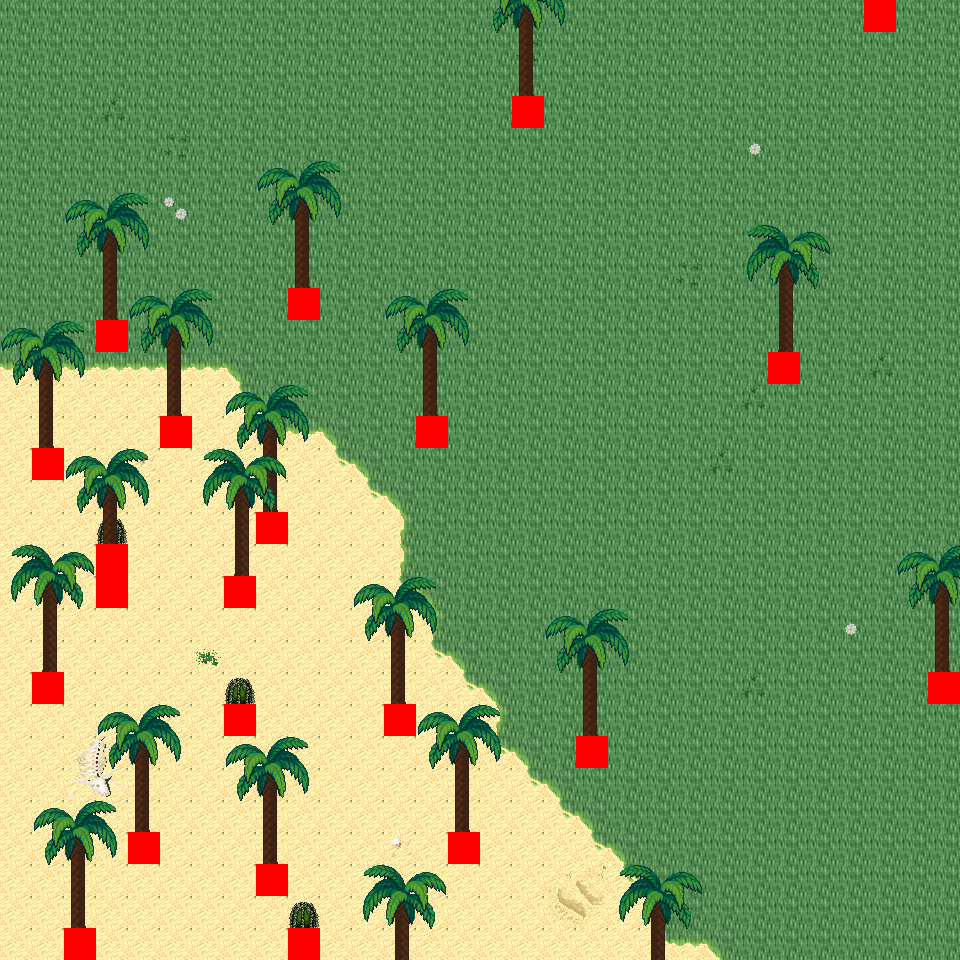

This is a level from a 2D game, rendered from its Tiled map with the project's own tilesets. A one-line summary and the map file follow, with tile-layer data summarised:
An orthogonal 30x30 tile map with 32x32 px tiles, 6 tile layers (Ground, Object, Object2, Above, ...), 27 tilesets and 7 objects (7x mapExit).

<map version="1.0" orientation="orthogonal" renderorder="right-down" width="30" height="30" tilewidth="32" tileheight="32" nextobjectid="8">
  <tileset firstgid="1" name="tileset_logic_collision" tilewidth="32" tileheight="32" tilecount="1" columns="1">
    <image source="../drawable/tileset_logic_collision.png" width="32" height="32" />
  </tileset>
  <tileset firstgid="2" name="tileset_ground_ground" tilewidth="32" tileheight="32" tilecount="33" columns="3">
    <image source="../drawable/tileset_ground_ground.png" width="96" height="352" />
  </tileset>
  <tileset firstgid="35" name="tileset_ground_water_pool" tilewidth="32" tileheight="32" tilecount="72" columns="3">
    <image source="../drawable/tileset_ground_water_pool.png" width="96" height="768" />
  </tileset>
  <tileset firstgid="107" name="tileset_ground_water_pool_corners" tilewidth="32" tileheight="32" tilecount="72" columns="3">
    <image source="../drawable/tileset_ground_water_pool_corners.png" width="96" height="768" />
  </tileset>
  <tileset firstgid="179" name="tileset_ground_grass_edges" tilewidth="32" tileheight="32" tilecount="36" columns="12">
    <image source="../drawable/tileset_ground_grass_edges.png" width="384" height="96" />
  </tileset>
  <tileset firstgid="215" name="tileset_plant_grasses" tilewidth="32" tileheight="32" tilecount="6" columns="3">
    <image source="../drawable/tileset_plant_grasses.png" width="96" height="64" />
  </tileset>
  <tileset firstgid="221" name="tileset_ground_grass_corners" tilewidth="32" tileheight="32" tilecount="24" columns="6">
    <image source="../drawable/tileset_ground_grass_corners.png" width="192" height="128" />
  </tileset>
  <tileset firstgid="245" name="tileset_plant_flower_daisy_white" tilewidth="32" tileheight="32" tilecount="8" columns="2">
    <image source="../drawable/tileset_plant_flower_daisy_white.png" width="64" height="128" />
  </tileset>
  <tileset firstgid="253" name="tileset_item_corpse_huge_animal" tilewidth="32" tileheight="32" tilecount="16" columns="2">
    <image source="../drawable/tileset_item_corpse_huge_animal.png" width="64" height="256" />
  </tileset>
  <tileset firstgid="269" name="tileset_plant_cactus" tilewidth="32" tileheight="32" tilecount="2" columns="1">
    <image source="../drawable/tileset_plant_cactus.png" width="32" height="64" />
  </tileset>
  <tileset firstgid="271" name="tileset_item_corpse_skull_pale" tilewidth="32" tileheight="32" tilecount="2" columns="2">
    <image source="../drawable/tileset_item_corpse_skull_pale.png" width="64" height="32" />
  </tileset>
  <tileset firstgid="273" name="tileset_logic_creature_animal" tilewidth="32" tileheight="32" tilecount="32" columns="8">
    <image source="../drawable/tileset_logic_creature_animal.png" width="256" height="128" />
  </tileset>
  <tileset firstgid="305" name="tileset_logic_creature_golem" tilewidth="32" tileheight="32" tilecount="4" columns="4">
    <image source="../drawable/tileset_logic_creature_golem.png" width="128" height="32" />
  </tileset>
  <tileset firstgid="309" name="tileset_logic_creature_elemental" tilewidth="32" tileheight="32" tilecount="16" columns="8">
    <image source="../drawable/tileset_logic_creature_elemental.png" width="256" height="64" />
  </tileset>
  <tileset firstgid="325" name="tileset_ground_water_pool_deep" tilewidth="32" tileheight="32" tilecount="72" columns="3">
    <image source="../drawable/tileset_ground_water_pool_deep.png" width="96" height="768" />
  </tileset>
  <tileset firstgid="397" name="tileset_plant_tree_palm_trees" tilewidth="32" tileheight="32" tilecount="40" columns="4">
    <image source="../drawable/tileset_plant_tree_palm_trees.png" width="128" height="320" />
  </tileset>
  <tileset firstgid="437" name="tileset_building_roof_straw" tilewidth="32" tileheight="32" tilecount="20" columns="5">
    <image source="../drawable/tileset_building_roof_straw.png" width="160" height="128" />
  </tileset>
  <tileset firstgid="457" name="tileset_item_sign_large" tilewidth="32" tileheight="32" tilecount="15" columns="5">
    <image source="../drawable/tileset_item_sign_large.png" width="160" height="96" />
  </tileset>
  <tileset firstgid="472" name="tileset_item_campfires" tilewidth="32" tileheight="32" tilecount="2" columns="2">
    <image source="../drawable/tileset_item_campfires.png" width="64" height="32" />
  </tileset>
  <tileset firstgid="474" name="tileset_item_firewood" tilewidth="32" tileheight="32" tilecount="12" columns="3">
    <image source="../drawable/tileset_item_firewood.png" width="96" height="128" />
  </tileset>
  <tileset firstgid="486" name="tileset_logic_item_corn" tilewidth="32" tileheight="32" tilecount="5" columns="5">
    <image source="../drawable/tileset_logic_item_corn.png" width="160" height="32" />
  </tileset>
  <tileset firstgid="491" name="tileset_plant_tree_umbrella_thorn" tilewidth="32" tileheight="32" tilecount="18" columns="6">
    <image source="../drawable/tileset_plant_tree_umbrella_thorn.png" width="192" height="96" />
  </tileset>
  <tileset firstgid="509" name="tileset_logic_item_fruits" tilewidth="32" tileheight="32" tilecount="16" columns="8">
    <image source="../drawable/tileset_logic_item_fruits.png" width="256" height="64" />
  </tileset>
  <tileset firstgid="525" name="tileset_ground_sand_2" tilewidth="32" tileheight="32" tilecount="15" columns="5">
    <image source="../drawable/tileset_ground_sand_2.png" width="160" height="96" />
  </tileset>
  <tileset firstgid="540" name="tileset_ground_sand_1" tilewidth="32" tileheight="32" tilecount="10" columns="2">
    <image source="../drawable/tileset_ground_sand_1.png" width="64" height="160" />
  </tileset>
  <tileset firstgid="550" name="tileset_logic_creature_reptile" tilewidth="32" tileheight="32" tilecount="7" columns="7">
    <image source="../drawable/tileset_logic_creature_reptile.png" width="224" height="32" />
  </tileset>
  <tileset firstgid="557" name="tileset_logic_creature_human_cannibal" tilewidth="32" tileheight="32" tilecount="4" columns="4">
    <image source="../drawable/tileset_logic_creature_human_cannibal.png" width="128" height="32" />
  </tileset>
  <layer name="Ground" width="30" height="30">
    <data>[900 cells, 900 non-empty, 7 distinct tile ids]</data>
  </layer>
  <layer name="Object" width="30" height="30">
    <data>[900 cells, 90 non-empty, 12 distinct tile ids]</data>
  </layer>
  <layer name="Object2" width="30" height="30">
    <data>[900 cells, 9 non-empty, 6 distinct tile ids]</data>
  </layer>
  <layer name="Above" width="30" height="30">
    <data>[900 cells, 260 non-empty, 29 distinct tile ids]</data>
  </layer>
  <layer name="Above2" width="30" height="30">
    <data>[900 cells, 8 non-empty, 6 distinct tile ids]</data>
  </layer>
  <layer name="Walkable" width="30" height="30">
    <data>[900 cells, 22 non-empty, 1 distinct tile ids]</data>
  </layer>
  <objectgroup name="MapEvents">
    <object id="1" name="north" type="mapExit" x="0" y="0" width="864" height="32">
      <properties>
        <property name="map" value="level_0_x273_y94" />
        <property name="x" value="0" />
        <property name="y" value="28" />
      </properties>
    </object>
    <object id="2" name="north2" type="mapExit" x="896" y="0" width="64" height="32">
      <properties>
        <property name="map" value="level_0_x273_y94" />
        <property name="x" value="28" />
        <property name="y" value="28" />
      </properties>
    </object>
    <object id="3" name="south" type="mapExit" x="0" y="928" width="64" height="32">
      <properties>
        <property name="map" value="level_0_x273_y96" />
        <property name="x" value="0" />
        <property name="y" value="1" />
      </properties>
    </object>
    </objectgroup>
</map>
<!-- 4 of 7 objects omitted -->
